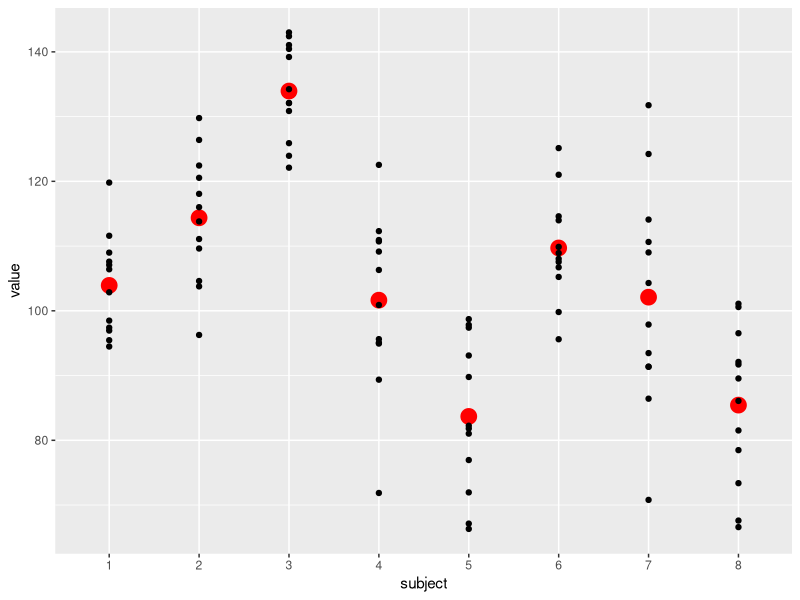
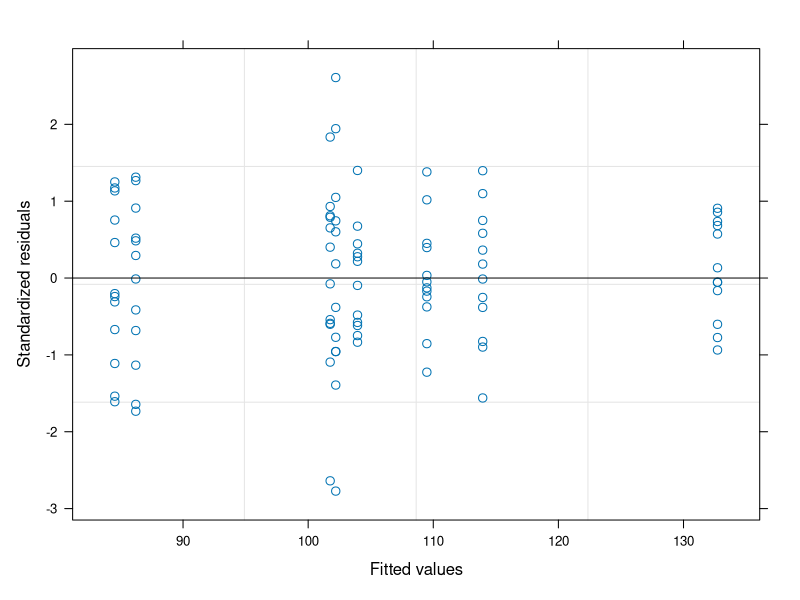
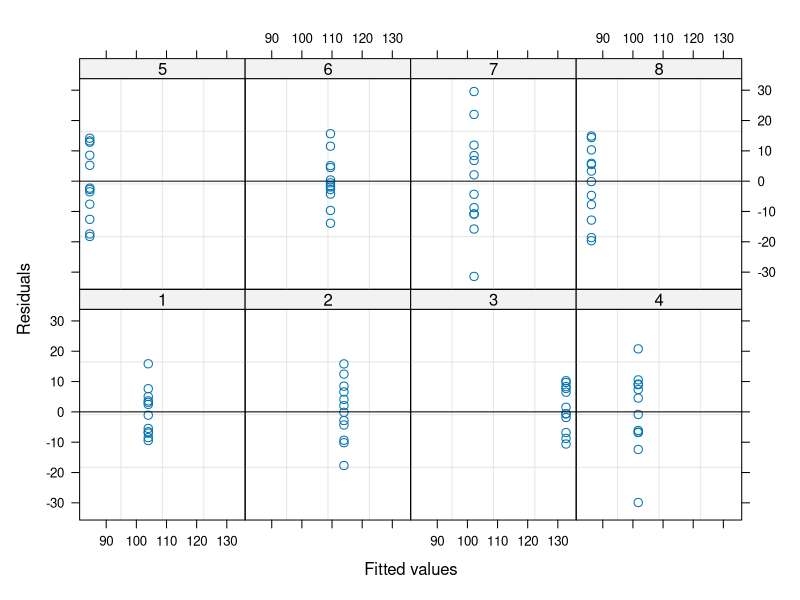
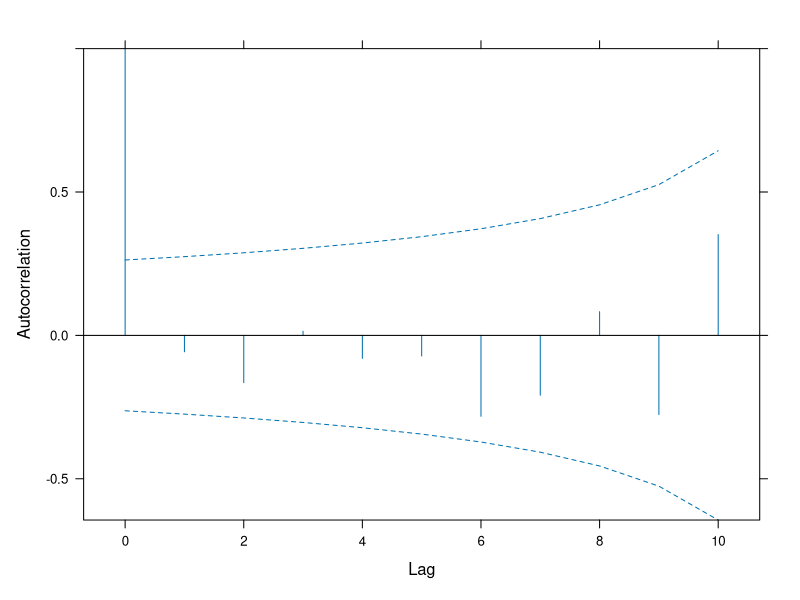
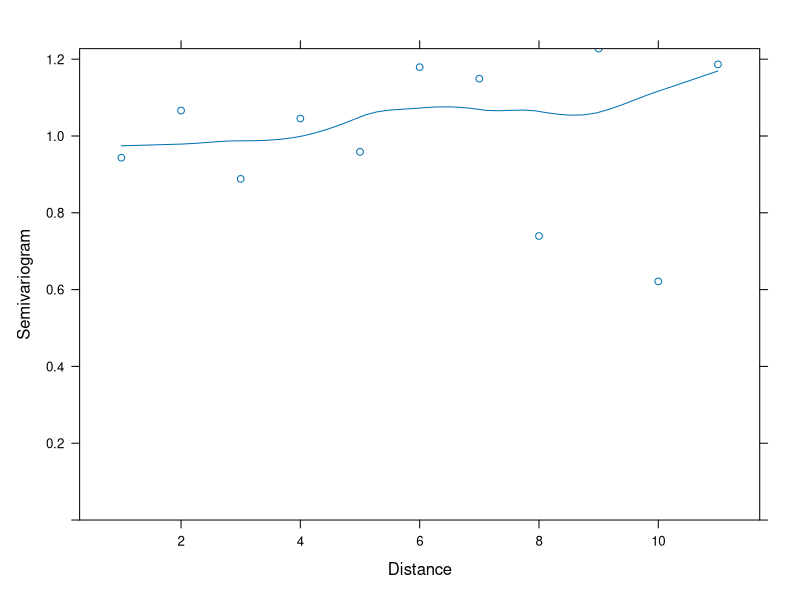
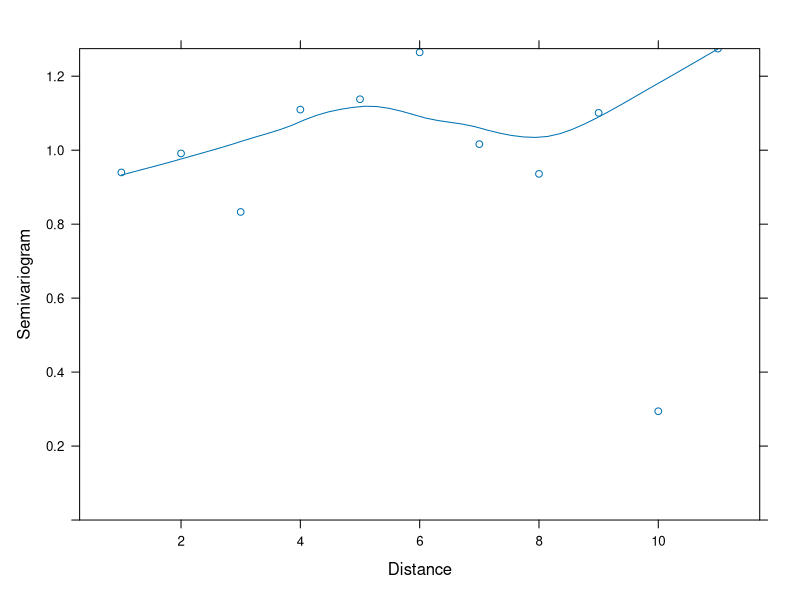

Generate these figures, in order, with R:
setwd("d:/KULeuven/PhD/Work/Hybrid-BCI/HybBciCode/dataAnalysisCodes/watchERP/04-watchSSVEP-PSD/")
rm(list = ls())
library(ggplot2)
library(reshape2)
library(grid)
library(plyr)
library(nlme)
library(lattice)

####################################################################################################
####################################################################################################

# subjects  <- c("S1", "S2", "S3", "S4", "S5", "S6", "S7", "S8")
# trials    <- c("tr01", "tr02", "tr03", "tr04", "tr05", "tr06", "tr07", "tr08", "tr09", "tr10", "tr11", "tr12")
nS <- 8#ength(subjects)
nT <- 12#length(trials)
time      <- 1:14

intercept <- 100
subIntercept_std <- 15
subjectMeans <- rnorm(nS, mean=0, sd=subIntercept_std)

meanTrialIntercept_std <- 10 # subject-average deviation from the mean
stdTrialIntercept_std <- 2   # 
trialIntercept_std <- rnorm(nS, mean=meanTrialIntercept_std, sd=stdTrialIntercept_std)
trialDeviations <- matrix(data=NA, nrow=nS, ncol=nT)
for (iS in 1:nS){
  trialDeviations[iS,] <- rnorm(nT, mean=0, sd=trialIntercept_std[iS])
}


####################################################################################################
####################################################################################################

value   <- vector(mode="numeric", length=nS*nT)
subject <- vector(mode="character", length=nS*nT)
trial   <- vector(mode="character", length=nS*nT)
for (iS in 1:nS){
  for (iTr in 1:nT){
    
    value[(iS-1)*nT+iTr]    <- intercept + subjectMeans[iS] + trialDeviations[iS, iTr]
    subject[(iS-1)*nT+iTr]  <- iS
    trial[(iS-1)*nT+iTr]    <- iTr
    
  }
}

art <- data.frame(subject, trial, value)
art$subject <- as.factor(art$subject)
art$trial <- as.factor(art$trial)
art$trInSub <- art$subject : art$trial

####################################################################################################
####################################################################################################
pp <- ggplot( art, aes(subject, value ) )
pp <- pp + stat_summary(fun.y=mean, geom="point", colour="red", size=5)
pp <- pp + geom_point() 
pp

varList <- c( "subject", "value" )
artSubjectMean <- ddply( art, varList, summarise, value = mean(value) )



####################################################################################################
####################################################################################################
artGp <- groupedData(value ~ 1 | subject/trial, data = art)

fm1.lme<-lme(value~1, data=art, random=~1|subject)
plot(fm1.lme)
plot( fm1.lme, resid(.) ~ fitted(.)|subject, abline = 0 )
plot(ACF(fm1.lme, maxLag = 10, resType="n"), alpha = 0.01)
plot(Variogram( fm1.lme))
plot(Variogram( fm1.lme, resType="n", robust=T ))

